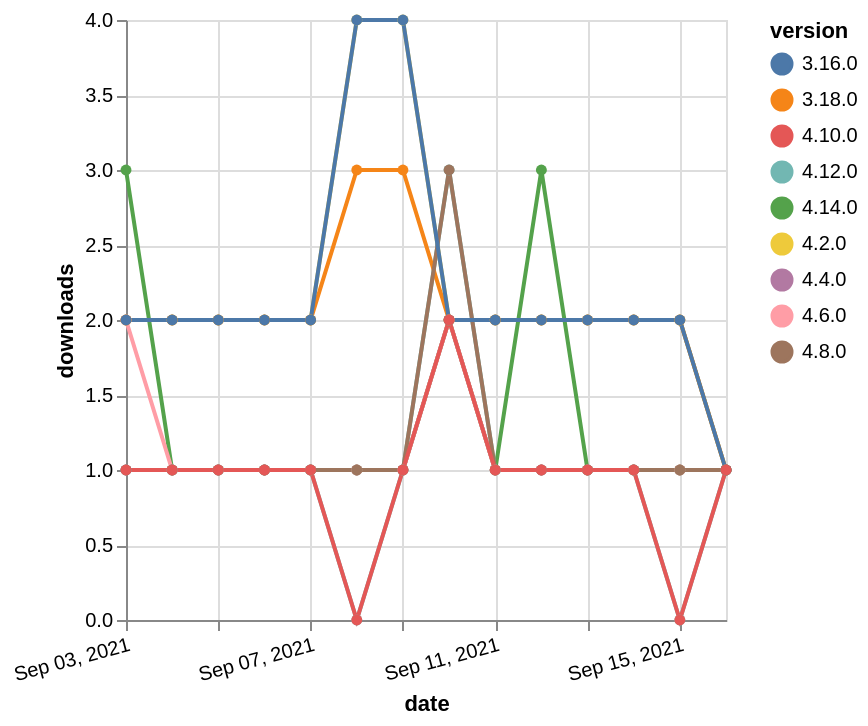

Source (Vega-Lite JSON):
### Vega-Lite specification from a JSON file in a GitHub repository (floating-point values rounded to 4 significant figures)
{"$schema": "https://vega.github.io/schema/vega-lite/v5.json", "description": "A simple bar chart with embedded data.", "data": {"values": [{"date": "2021-09-03", "total": 267, "delta": 1, "version": "4.4.0"}, {"date": "2021-09-04", "total": 268, "delta": 1, "version": "4.4.0"}, {"date": "2021-09-05", "total": 269, "delta": 1, "version": "4.4.0"}, {"date": "2021-09-06", "total": 270, "delta": 1, "version": "4.4.0"}, {"date": "2021-09-07", "total": 271, "delta": 1, "version": "4.4.0"}, {"date": "2021-09-08", "total": 272, "delta": 1, "version": "4.4.0"}, {"date": "2021-09-09", "total": 273, "delta": 1, "version": "4.4.0"}, {"date": "2021-09-10", "total": 275, "delta": 2, "version": "4.4.0"}, {"date": "2021-09-11", "total": 276, "delta": 1, "version": "4.4.0"}, {"date": "2021-09-12", "total": 277, "delta": 1, "version": "4.4.0"}, {"date": "2021-09-13", "total": 278, "delta": 1, "version": "4.4.0"}, {"date": "2021-09-14", "total": 279, "delta": 1, "version": "4.4.0"}, {"date": "2021-09-15", "total": 280, "delta": 1, "version": "4.4.0"}, {"date": "2021-09-16", "total": 281, "delta": 1, "version": "4.4.0"}, {"date": "2021-09-03", "total": 2446, "delta": 2, "version": "4.2.0"}, {"date": "2021-09-04", "total": 2448, "delta": 2, "version": "4.2.0"}, {"date": "2021-09-05", "total": 2450, "delta": 2, "version": "4.2.0"}, {"date": "2021-09-06", "total": 2452, "delta": 2, "version": "4.2.0"}, {"date": "2021-09-07", "total": 2454, "delta": 2, "version": "4.2.0"}, {"date": "2021-09-08", "total": 2458, "delta": 4, "version": "4.2.0"}, {"date": "2021-09-09", "total": 2462, "delta": 4, "version": "4.2.0"}, {"date": "2021-09-10", "total": 2464, "delta": 2, "version": "4.2.0"}, {"date": "2021-09-11", "total": 2466, "delta": 2, "version": "4.2.0"}, {"date": "2021-09-12", "total": 2468, "delta": 2, "version": "4.2.0"}, {"date": "2021-09-13", "total": 2470, "delta": 2, "version": "4.2.0"}, {"date": "2021-09-14", "total": 2472, "delta": 2, "version": "4.2.0"}, {"date": "2021-09-15", "total": 2474, "delta": 2, "version": "4.2.0"}, {"date": "2021-09-16", "total": 2475, "delta": 1, "version": "4.2.0"}, {"date": "2021-09-03", "total": 129, "delta": 3, "version": "4.14.0"}, {"date": "2021-09-04", "total": 130, "delta": 1, "version": "4.14.0"}, {"date": "2021-09-05", "total": 131, "delta": 1, "version": "4.14.0"}, {"date": "2021-09-06", "total": 132, "delta": 1, "version": "4.14.0"}, {"date": "2021-09-07", "total": 133, "delta": 1, "version": "4.14.0"}, {"date": "2021-09-08", "total": 134, "delta": 1, "version": "4.14.0"}, {"date": "2021-09-09", "total": 135, "delta": 1, "version": "4.14.0"}, {"date": "2021-09-10", "total": 137, "delta": 2, "version": "4.14.0"}, {"date": "2021-09-11", "total": 138, "delta": 1, "version": "4.14.0"}, {"date": "2021-09-12", "total": 141, "delta": 3, "version": "4.14.0"}, {"date": "2021-09-13", "total": 142, "delta": 1, "version": "4.14.0"}, {"date": "2021-09-14", "total": 143, "delta": 1, "version": "4.14.0"}, {"date": "2021-09-15", "total": 144, "delta": 1, "version": "4.14.0"}, {"date": "2021-09-16", "total": 145, "delta": 1, "version": "4.14.0"}, {"date": "2021-09-03", "total": 197, "delta": 1, "version": "4.12.0"}, {"date": "2021-09-04", "total": 198, "delta": 1, "version": "4.12.0"}, {"date": "2021-09-05", "total": 199, "delta": 1, "version": "4.12.0"}, {"date": "2021-09-06", "total": 200, "delta": 1, "version": "4.12.0"}, {"date": "2021-09-07", "total": 201, "delta": 1, "version": "4.12.0"}, {"date": "2021-09-08", "total": 201, "delta": 0, "version": "4.12.0"}, {"date": "2021-09-09", "total": 202, "delta": 1, "version": "4.12.0"}, {"date": "2021-09-10", "total": 205, "delta": 3, "version": "4.12.0"}, {"date": "2021-09-11", "total": 206, "delta": 1, "version": "4.12.0"}, {"date": "2021-09-12", "total": 207, "delta": 1, "version": "4.12.0"}, {"date": "2021-09-13", "total": 208, "delta": 1, "version": "4.12.0"}, {"date": "2021-09-14", "total": 209, "delta": 1, "version": "4.12.0"}, {"date": "2021-09-15", "total": 209, "delta": 0, "version": "4.12.0"}, {"date": "2021-09-16", "total": 210, "delta": 1, "version": "4.12.0"}, {"date": "2021-09-03", "total": 199, "delta": 2, "version": "4.6.0"}, {"date": "2021-09-04", "total": 200, "delta": 1, "version": "4.6.0"}, {"date": "2021-09-05", "total": 201, "delta": 1, "version": "4.6.0"}, {"date": "2021-09-06", "total": 202, "delta": 1, "version": "4.6.0"}, {"date": "2021-09-07", "total": 203, "delta": 1, "version": "4.6.0"}, {"date": "2021-09-08", "total": 204, "delta": 1, "version": "4.6.0"}, {"date": "2021-09-09", "total": 205, "delta": 1, "version": "4.6.0"}, {"date": "2021-09-10", "total": 207, "delta": 2, "version": "4.6.0"}, {"date": "2021-09-11", "total": 208, "delta": 1, "version": "4.6.0"}, {"date": "2021-09-12", "total": 209, "delta": 1, "version": "4.6.0"}, {"date": "2021-09-13", "total": 210, "delta": 1, "version": "4.6.0"}, {"date": "2021-09-14", "total": 211, "delta": 1, "version": "4.6.0"}, {"date": "2021-09-15", "total": 212, "delta": 1, "version": "4.6.0"}, {"date": "2021-09-16", "total": 213, "delta": 1, "version": "4.6.0"}, {"date": "2021-09-03", "total": 2559, "delta": 2, "version": "3.18.0"}, {"date": "2021-09-04", "total": 2561, "delta": 2, "version": "3.18.0"}, {"date": "2021-09-05", "total": 2563, "delta": 2, "version": "3.18.0"}, {"date": "2021-09-06", "total": 2565, "delta": 2, "version": "3.18.0"}, {"date": "2021-09-07", "total": 2567, "delta": 2, "version": "3.18.0"}, {"date": "2021-09-08", "total": 2570, "delta": 3, "version": "3.18.0"}, {"date": "2021-09-09", "total": 2573, "delta": 3, "version": "3.18.0"}, {"date": "2021-09-10", "total": 2575, "delta": 2, "version": "3.18.0"}, {"date": "2021-09-11", "total": 2577, "delta": 2, "version": "3.18.0"}, {"date": "2021-09-12", "total": 2579, "delta": 2, "version": "3.18.0"}, {"date": "2021-09-13", "total": 2581, "delta": 2, "version": "3.18.0"}, {"date": "2021-09-14", "total": 2583, "delta": 2, "version": "3.18.0"}, {"date": "2021-09-15", "total": 2585, "delta": 2, "version": "3.18.0"}, {"date": "2021-09-16", "total": 2586, "delta": 1, "version": "3.18.0"}, {"date": "2021-09-03", "total": 199, "delta": 1, "version": "4.8.0"}, {"date": "2021-09-04", "total": 200, "delta": 1, "version": "4.8.0"}, {"date": "2021-09-05", "total": 201, "delta": 1, "version": "4.8.0"}, {"date": "2021-09-06", "total": 202, "delta": 1, "version": "4.8.0"}, {"date": "2021-09-07", "total": 203, "delta": 1, "version": "4.8.0"}, {"date": "2021-09-08", "total": 204, "delta": 1, "version": "4.8.0"}, {"date": "2021-09-09", "total": 205, "delta": 1, "version": "4.8.0"}, {"date": "2021-09-10", "total": 208, "delta": 3, "version": "4.8.0"}, {"date": "2021-09-11", "total": 209, "delta": 1, "version": "4.8.0"}, {"date": "2021-09-12", "total": 210, "delta": 1, "version": "4.8.0"}, {"date": "2021-09-13", "total": 211, "delta": 1, "version": "4.8.0"}, {"date": "2021-09-14", "total": 212, "delta": 1, "version": "4.8.0"}, {"date": "2021-09-15", "total": 213, "delta": 1, "version": "4.8.0"}, {"date": "2021-09-16", "total": 214, "delta": 1, "version": "4.8.0"}, {"date": "2021-09-03", "total": 3018, "delta": 2, "version": "3.16.0"}, {"date": "2021-09-04", "total": 3020, "delta": 2, "version": "3.16.0"}, {"date": "2021-09-05", "total": 3022, "delta": 2, "version": "3.16.0"}, {"date": "2021-09-06", "total": 3024, "delta": 2, "version": "3.16.0"}, {"date": "2021-09-07", "total": 3026, "delta": 2, "version": "3.16.0"}, {"date": "2021-09-08", "total": 3030, "delta": 4, "version": "3.16.0"}, {"date": "2021-09-09", "total": 3034, "delta": 4, "version": "3.16.0"}, {"date": "2021-09-10", "total": 3036, "delta": 2, "version": "3.16.0"}, {"date": "2021-09-11", "total": 3038, "delta": 2, "version": "3.16.0"}, {"date": "2021-09-12", "total": 3040, "delta": 2, "version": "3.16.0"}, {"date": "2021-09-13", "total": 3042, "delta": 2, "version": "3.16.0"}, {"date": "2021-09-14", "total": 3044, "delta": 2, "version": "3.16.0"}, {"date": "2021-09-15", "total": 3046, "delta": 2, "version": "3.16.0"}, {"date": "2021-09-16", "total": 3047, "delta": 1, "version": "3.16.0"}, {"date": "2021-09-03", "total": 162, "delta": 1, "version": "4.10.0"}, {"date": "2021-09-04", "total": 163, "delta": 1, "version": "4.10.0"}, {"date": "2021-09-05", "total": 164, "delta": 1, "version": "4.10.0"}, {"date": "2021-09-06", "total": 165, "delta": 1, "version": "4.10.0"}, {"date": "2021-09-07", "total": 166, "delta": 1, "version": "4.10.0"}, {"date": "2021-09-08", "total": 166, "delta": 0, "version": "4.10.0"}, {"date": "2021-09-09", "total": 167, "delta": 1, "version": "4.10.0"}, {"date": "2021-09-10", "total": 169, "delta": 2, "version": "4.10.0"}, {"date": "2021-09-11", "total": 170, "delta": 1, "version": "4.10.0"}, {"date": "2021-09-12", "total": 171, "delta": 1, "version": "4.10.0"}, {"date": "2021-09-13", "total": 172, "delta": 1, "version": "4.10.0"}, {"date": "2021-09-14", "total": 173, "delta": 1, "version": "4.10.0"}, {"date": "2021-09-15", "total": 173, "delta": 0, "version": "4.10.0"}, {"date": "2021-09-16", "total": 174, "delta": 1, "version": "4.10.0"}]}, "width": "container", "mark": {"type": "line", "point": {"filled": true}}, "encoding": {"x": {"field": "date", "type": "temporal", "timeUnit": "yearmonthdate", "title": "date", "axis": {"labelAngle": -15}}, "y": {"field": "delta", "type": "quantitative", "title": "downloads"}, "color": {"field": "version", "type": "nominal"}, "tooltip": {"field": "delta"}}}
